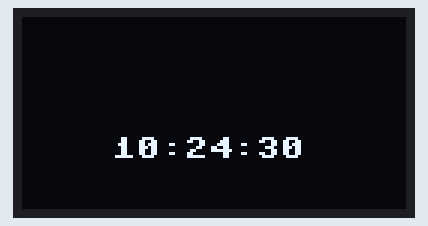
Recording of a program running on a simulated ESP8266 board running MicroPython. Parts: 128×64 one-colour display. The clock reads 2024-03-15 10:24:30 at power-on unless the program sets it; requests to the public web service named in the program get a made-up reply in its usual format after 0.4 s (London, UTC, broken clouds, 64 % humidity, 1013 hPa unless stated); what the program prints to the serial console is not drawn.

Above: at 0.5 s.
At 4.6 s:
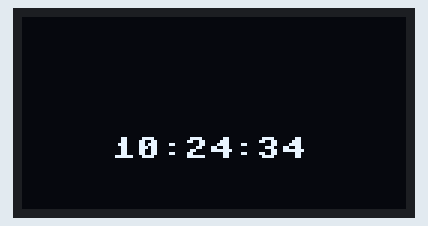
At 7.7 s:
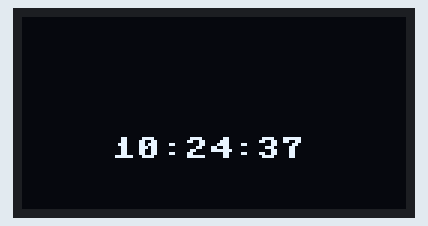
At 18.9 s:
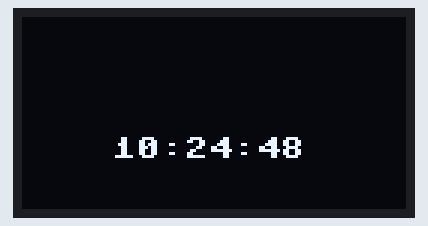
At 28.2 s:
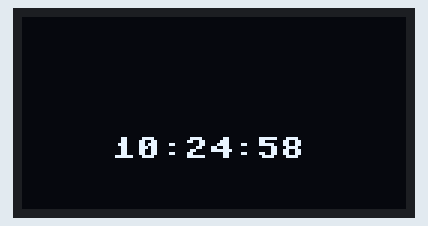
At 38.4 s:
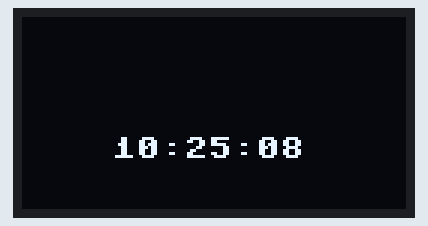

The program:

Q10-worldtime_oled.py
```python
# ESP8266 Clock


import network
import urequests
import ujson
import utime
from machine import Pin,I2C,RTC
from time import sleep
from ssd1306 import SSD1306_I2C

# user data
url = "http://worldtimeapi.org/api/timezone/Europe/Paris"

# initialization
i2c = I2C(scl=Pin(5), sda=Pin(4))
oled = SSD1306_I2C(128, 64, i2c, 0x3c)
rtc = RTC()


response = urequests.get(url)

if response.status_code == 200:
    worldtime = ujson.loads(response.text)
    print(type(worldtime))
    print(worldtime.keys())
    print(worldtime)
    horloge = worldtime["datetime"]
    print(horloge)
    annee = int(horloge[0:4])
    mois = int(horloge[5:7])
    jour = int(horloge[8:10])
    heure = int(horloge[11:13])
    minute = int(horloge[14:16])
    seconde = int(horloge[17:19])
    subsecond = int(horloge[20:23])
    print(annee, mois, jour, heure, minute, seconde, subsecond)
    rtc.datetime((annee, mois, jour, 0,heure, minute, seconde, subsecond))
else:
    print("Pas de réponse")
    rtc.datetime((2019, 8, 2, 0,13,55, 0,0))

while True:
    horloge=rtc.datetime()
    heure= s =  "%02d" % horloge[4]+':'+"%02d" % horloge[5]+':'+"%02d" % horloge[6]
    oled.fill(0)
    oled.text(heure ,30, 40)
    oled.show()
    sleep(1)

    
```

Measured:
- what the display in image 0 shows lasts 1.0 s, from 0.5 s to 1.5 s
